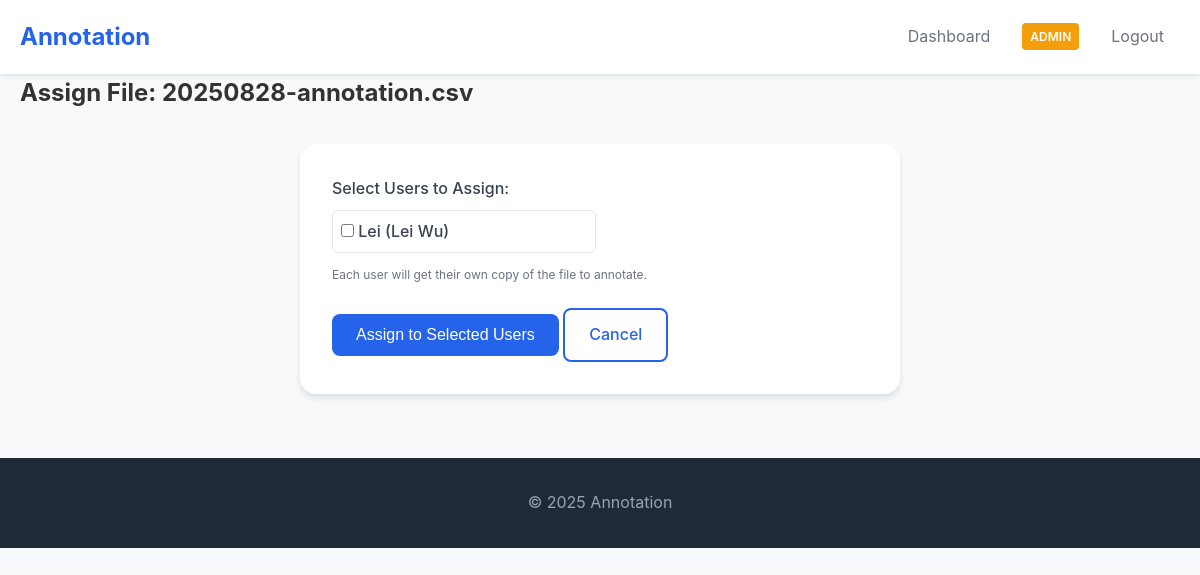
The page /admin/assign/1 (signed in) on the database its author committed.
### app.py (models this page shows, shortened)
class AnnotationFile(db.Model):
    id = db.Column(db.Integer, primary_key=True)
    filename = db.Column(db.String(255), nullable=False)
    original_filename = db.Column(db.String(255), nullable=False)
    file_path = db.Column(db.String(500), nullable=False)
    editable_columns = db.Column(db.Text, nullable=False)  # JSON string of editable column names
    column_configs = db.Column(db.Text, nullable=True)  # JSON string of column configurations (type, dropdown_values)
    visible_columns = db.Column(db.Text, nullable=True)  # JSON string of visible column names
    image_path_column = db.Column(db.String(255), nullable=True)  # Column name containing image paths
    image_visible = db.Column(db.Boolean, default=False)  # Whether to show image icon
    created_by = db.Column(db.Integer, db.ForeignKey('user.id'), nullable=False)
    manager_id = db.Column(db.Integer, db.ForeignKey('user.id'), nullable=True)  # Manager who owns this file
    created_at = db.Column(db.DateTime, default=datetime.utcnow)
    is_active = db.Column(db.Boolean, default=True)
    creator = db.relationship('User', foreign_keys=[created_by], backref='created_files')
    manager = db.relationship('User', foreign_keys=[manager_id], backref='managed_files')
    assignments = db.relationship('AnnotationAssignment', backref='annotation_file', cascade='all, delete-orphan')

class User(UserMixin, db.Model):
    id = db.Column(db.Integer, primary_key=True)
    username = db.Column(db.String(80), unique=True, nullable=False)
    email = db.Column(db.String(120), unique=True, nullable=False)
    password_hash = db.Column(db.String(120), nullable=False)
    first_name = db.Column(db.String(50), nullable=False)
    last_name = db.Column(db.String(50), nullable=False)
    organization = db.Column(db.String(100), nullable=False)
    position = db.Column(db.String(100), nullable=False)
    phone = db.Column(db.String(20), nullable=False)
    is_approved = db.Column(db.Boolean, default=False)
    is_admin = db.Column(db.Boolean, default=False)
    is_manager = db.Column(db.Boolean, default=False)
    created_at = db.Column(db.DateTime, default=datetime.utcnow)
    last_login = db.Column(db.DateTime, nullable=True)

### app.py (the view, shortened to what this page needs)
@app.route('/admin/assign/<int:file_id>', methods=['GET', 'POST'])
@login_required
def assign_file(file_id):
    if not (current_user.is_admin or current_user.is_manager):
        flash('Access denied. Admin or Manager privileges required.', 'error')
        return redirect(url_for('dashboard'))
    annotation_file = AnnotationFile.query.get_or_404(file_id)
    if not can_user_access_file(current_user.id, file_id):
        flash('Access denied. You can only assign files you own.', 'error')
        return redirect(url_for('dashboard'))
    if current_user.is_admin:
        approved_users = User.query.filter_by(is_approved=True, is_admin=False, is_manager=False).all()
    else:  # Manager
        approved_users = get_manager_users(current_user.id)
    return render_template('assign_file.html', annotation_file=annotation_file, users=approved_users)

### app.py (called while the page is built)
@login_manager.user_loader
def load_user(user_id):
    return User.query.get(int(user_id))

def can_user_access_file(user_id, file_id):
    user = User.query.get(user_id)
    if not user:
        return False
    if user.is_admin:
        return True
    if user.is_manager:
        file = AnnotationFile.query.get(file_id)
        return file and file.manager_id == user_id
    assignment = AnnotationAssignment.query.filter_by(user_id=user_id, file_id=file_id).first()
    return assignment is not None

### templates/assign_file.html
{% extends 'layout.html' %}
{% block content %}
<h2>Assign File: {{ annotation_file.original_filename }}</h2>
<div class="card">
  <form method="post">
    <div class="form-group">
      <label>Select Users to Assign:</label>
      <div class="checkbox-group">
        {% for user in users %}
        <label class="checkbox-label">
          <input type="checkbox" name="user_ids" value="{{ user.id }}">
          {{ user.username }} ({{ user.first_name }} {{ user.last_name }})
        </label>
        {% endfor %}
      </div>
      <small class="form-text">Each user will get their own copy of the file to annotate.</small>
    </div>
    <button type="submit" class="btn">Assign to Selected Users</button>
    <a href="{{ url_for('dashboard') }}" class="btn outline">Cancel</a>
  </form>
</div>
{% endblock %}

### static/css/style.css (style rules this page uses)
* { margin: 0; padding: 0; box-sizing: border-box; }
body { font-family: -apple-system, BlinkMacSystemFont, 'Segoe UI', Roboto, Oxygen, Ubuntu, Cantarell, sans-serif; line-height: 1.6; color: #333; background-color: #f8f9fa; }
.btn { display: inline-block; padding: 0.75rem 1.5rem; background-color: #2563eb; color: white; text-decoration: none; border-radius: 0.5rem; border: none; cursor: pointer; font-size: 1rem; font-weight: 500; transition: all 0.2s; }
.btn.outline { background-color: transparent; color: #2563eb; border: 2px solid #2563eb; }
.card { background: white; padding: 2rem; border-radius: 1rem; box-shadow: 0 4px 6px rgba(0,0,0,0.1); margin: 2rem auto; max-width: 600px; }
.form-group { margin-bottom: 1.5rem; }
.form-group label { display: block; margin-bottom: 0.5rem; font-weight: 500; color: #374151; }
.checkbox-group { display: grid; grid-template-columns: repeat(auto-fill, minmax(200px, 1fr)); gap: 0.5rem; margin-top: 0.5rem; }
.checkbox-label { display: flex; align-items: center; gap: 0.5rem; padding: 0.5rem; border: 1px solid #e5e7eb; border-radius: 0.375rem; cursor: pointer; transition: background-color 0.2s; }
.checkbox-label input[type="checkbox"] { margin: 0; }
.form-text { display: block; margin-top: 0.5rem; font-size: 0.875rem; color: #6b7280; }
.form-text { display: block; margin-top: 0.25rem; font-size: 0.75rem; color: #6b7280; }

### rows shown on the page
AnnotationFile: original_filename "20250828-annotation.csv"
User: username "Lei", first_name "Lei", last_name "Wu"
